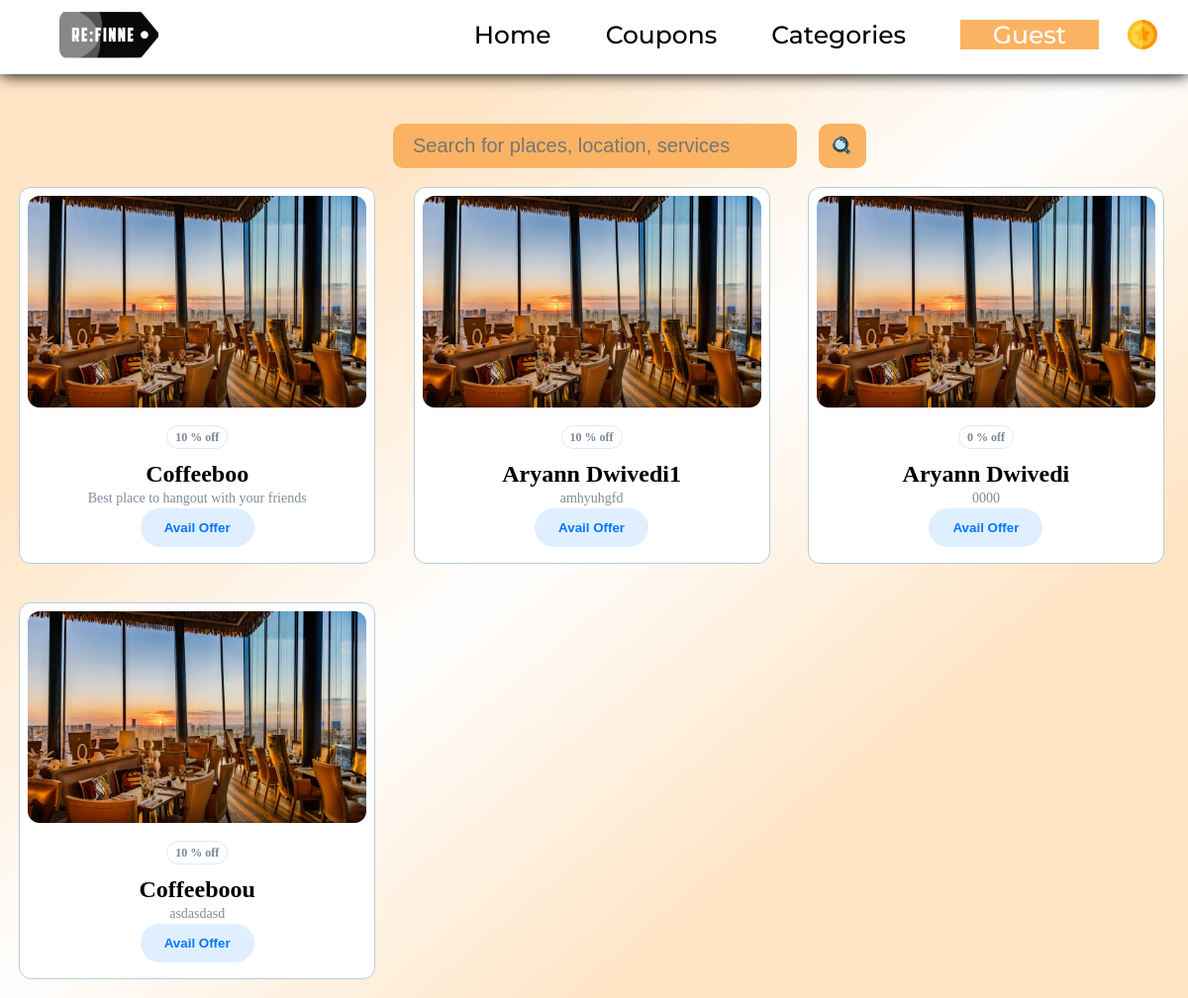
The app's page /coupons/, older data.
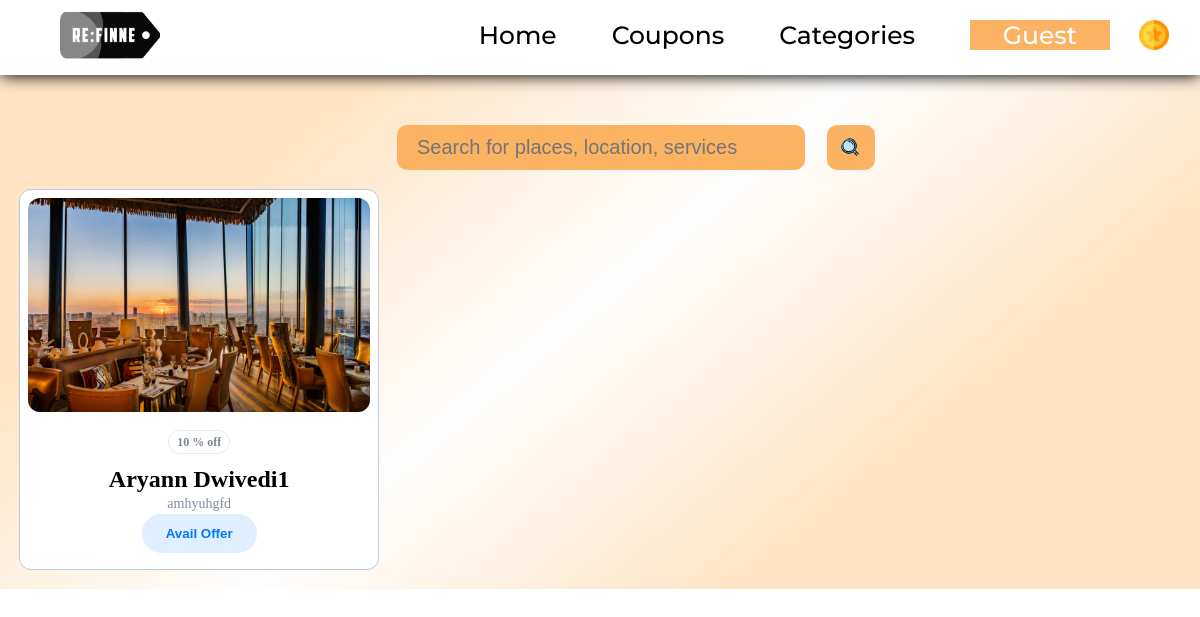
The same page, newer data.
### coupons/models.py (models this page shows, shortened)
class Coupons(models.Model):
    sno = models.AutoField(primary_key=True)
    name = models.CharField(max_length=255)
    offer = models.IntegerField(default=10)
    code = models.TextField(unique=True)
    conditions = models.TextField(default=000000)
    coins = models.IntegerField(default=10)
    content = models.TextField()
    location = models.TextField(max_length=500, blank=True)
    tags = models.TextField(max_length=500, blank=True)
    image = models.ImageField(null=True, blank=True, upload_to="images/")
    slug = models.CharField(max_length=130,unique=True)

### coupons/views.py (the view)
# urls.py: path('', views.couponsHome),
def couponsHome(request):
    allCoupons = Coupons.objects.all()
    username = request.user.username
    userCoins = Coins.objects.filter(username = username)
    if(User.objects.filter(username=username).exists() and request.user.profile.position == "owner"):
          data = True
    else:
        data = False
    context = {'data':data,'allCoupons': allCoupons,'userCoins':userCoins}
    return render(request,'coupons/couponsHome.html', context)

### templates/coupons/couponsHome.html (shortened to what this page needs)
{% extends 'c_base.html' %}
{% load static %}
{% block search_style %}display: flex;align-items: center;justify-content: center;{% endblock search_style %}
{% block body %}
   <div id="container">
   {% for cou in allCoupons %}
   <div class="card">
     <img src="{% static 'csmumb.jpg' %}" alt="Lago di Braies">
     <div class="card__details">
       <span class="tag">{{cou.offer}} % off</span>
       <div class="name">{{cou.name}}</div>
       <p>{{cou.content | truncatechars:100 }}</p>
       <a href="/coupons/{{cou.slug}}" role="button" class="but1"><button class="but1">Avail Offer</button></a>
     </div>
   </div>
   {% endfor %}
  </div>
{% endblock body %}

### templates/c_base.html (shortened to what this page needs)
<!DOCTYPE html>
<html lang="en">
<head>
    {% load static %}
  <link rel="stylesheet" href="{% static 'style.css' %}">
  <link rel="stylesheet" href="https://cdnjs.cloudflare.com/ajax/libs/font-awesome/4.7.0/css/font-awesome.min.css">
</head>
<body>
  <div class="whole-content" style="    background-image: linear-gradient(140deg, #ffe5c6,#ffe5c6,#fefefe,#ffe5c6,#ffe5c6);">
    {% include 'includes/partials/navbar.html' %}
     <form method="get" action="/search" style="{% block search_style %}{% endblock search_style %}">
            <div class="search-box" style="margin-top: 50px;">
                <input type="search" placeholder="Search for places, location, services" class="search-bar" name="query" id="query">
                <button type="submit" class="search-icon"><img src="{% static 'search-icon.png' %}" style="height: 20px;width: 20px;" alt=""></button>
            </div>
    </form>
        {% block body %}{% endblock body %}
     </div>
</body>
</html>

### templates/includes/partials/navbar.html (shortened to what this page needs)
{% load static %}
     <div class="navbartop">
     <div class="navtop logo bg-edge-curved"><img src="{% static 'refinne-logo-black.png' %}" class="logo top-main" alt="...."></div>
     <div class="navtop toplink couponlink"><a href="/profile" style="display: flex;color:#000000;"><img src={% static 'coins.png' %} style="height: 30px;width: 30px;border-radius: 0px;"alt=""><div class="coins">{% for coins in userCoins %}{{coins.coins}}{% endfor %}</div></a></div>
     {% if user.is_authenticated %}
     <div class="navtop toplink signup" ><div class="navtop toplink signupcat" style="color: #ffffff;width: 100%;margin: auto;"> {{request.user}} <div class="dropdown-content" style="margin-left: 0px;"><div class="dropdown-list"><a id="myBtn" href="/profile" style="color:#000000;">Profile</a></div><div class="dropdown-list"><a id="myBtn" href="/logout" style="color:#000000;">Logout</a></div></div> </div></div>
     {% else %}
     <div class="navtop toplink signup" ><div class="navtop toplink signupcat" style="color: #ffffff;width: 100%;margin: auto;"> Guest  </div></div>
     {% endif %}
     <div class="navtop toplink categorylink" style="color:#000000;">Categories </div>
     {% if data %}
     <div class="navtop toplink couponlink"><a href="/dashboard" style="color:#000000;">Dashboard</a></div>
      {% else %}
      <div class="navtop toplink couponlink"><a href="/coupons/" style="color:#000000;">Coupons</a></div>
      {% endif%}
     <div class="navtop toplink homelink"><a href="/" style="color:#000000;">Home</a> </div>
     </div>

### static/style.css (style rules this page uses)
* { margin: 0; padding: 0; box-sizing: border-box; }
a { color: #0c0c0c; text-decoration: none; background-color: transparent; -webkit-text-decoration-skip: objects; }
body { text-align: center; }
.navbartop { width: 100%; height: 75px; background-color: #ffffff; box-shadow: 0px 0.5px 15px 0.1px rgb(0, 0, 0); position: relative; z-index: 10; }
.logo { width: 100px; height: 50px; padding-top: -10px; margin-left: 10px; margin-top: 5px; border-radius: 10px; cursor: pointer; position: relative; float: left; line-height: 100px; margin-top: 5px; margin-left: 30px; }
.navtop { float: left; }
.toplink { margin-top: 0px; margin-left: 2%; margin-right: 31px; font-size: 25px; font-family: 'montserrat', Times, serif; font-weight: 500; color: white; cursor: pointer; float: right; }
.homelink { margin-left: 50px; margin-top: 20px; }
.search-bar { width: 85%; height: 45px; border-radius: 10px; border: solid #00203F 0px; font-size: 20px; padding-left: 20px; padding-top: 10px; padding-bottom: 10px; margin: auto; margin-left: -20px; background-color: #fbb363; }
.search-icon { float: right; width: 10%; height: 45px; border-radius: 10px; color: white; background-color: #fbb363; font-size: 17px; border-left: none; border-style: none; cursor: pointer; padding: 7px 0; display: flex; justify-content: center; align-items: center; }
.search-box { border-radius: 35px; width: 40%; margin-left: 70px; position: relative; margin-top: 240px; z-index: 2; }
.signup { float: right; margin-right: 5px; width: 140px; margin-top: 20px; background-color: #fbb363; }
.couponlink { margin-top: 20px; }
.categorylink { position: relative; display: inline-block; margin-top: 20px; }
.signupcat { position: relative; display: inline-block; }
.whole-content { background-color: #ffffff; }
img { width: 100%; border-radius: 12px; height: 214px; object-fit: cover; }
#container { width: 100%; display: flex; flex-wrap: wrap; height: 100%; align-content: space-between; }
.card { background-color: white; width: 30%; border: 1px solid #bacdd8; padding: 8px; border-radius: 12px; margin: 1.6%; }
.tag { padding: 4px 8px; border: 1px solid #e5eaed; border-radius: 50px; font-size: 12px; font-weight: 600; color: #788697; }
.name { font-size: 24px; font-weight: 600; margin-top: 16px; }
p { font-size: 14px; color: #7f8c9b; line-height: 150%; }
button.but1 { border: none; padding: 12px 24px; border-radius: 50px; font-weight: 600; color: #0077ff; background-color: #e0efff; margin: 0 auto; display: block; cursor: pointer; }
.card__details { padding: 16px 8px 8px 8px; }

Row changes from the older to the newer data that the page shows:
removed Coupons: offer "10", name "Coffeeboo", content "Best place to hangout with your friends"
removed Coupons: offer "0", name "Aryann Dwivedi", content "0000"
removed Coupons: offer "10", name "Coffeeboou", content "asdasdasd"
